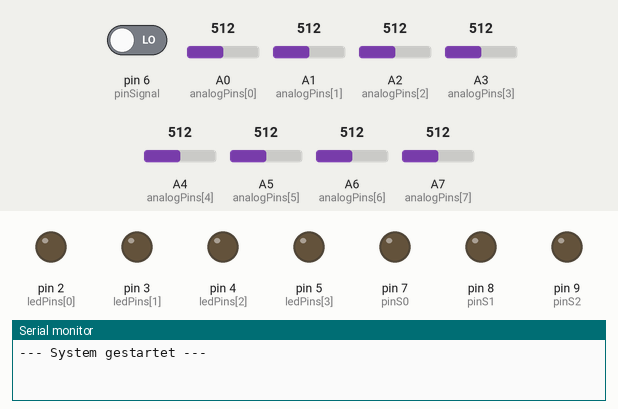
Simulated run of this sketch. Board: Arduino Nano, built with avr-gcc and run on an emulated ATmega328P. Parts: output pins drawn as LEDs (lit = HIGH), the last lines printed to the serial monitor. Inputs (shaded band) come from the test bench; at power-on: pin 6 (pinSignal) LOW, A0 (analogPins[0]) = 512, A1 (analogPins[1]) = 512, A2 (analogPins[2]) = 512, A3 (analogPins[3]) = 512, A4 (analogPins[4]) = 512, A5 (analogPins[5]) = 512, A6 (analogPins[6]) = 512, A7 (analogPins[7]) = 512.

Above: at 0.1 s.
At 1.1 s:
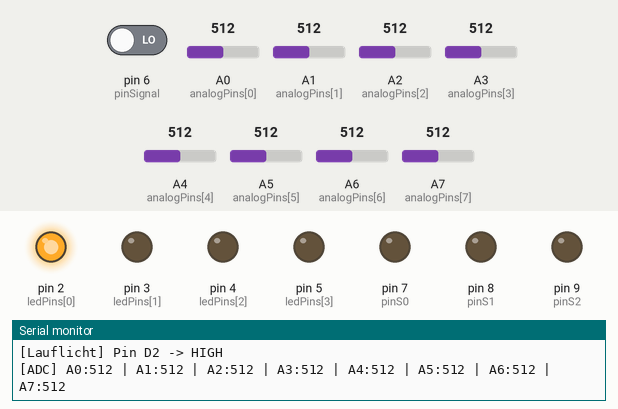
At 9.1 s:
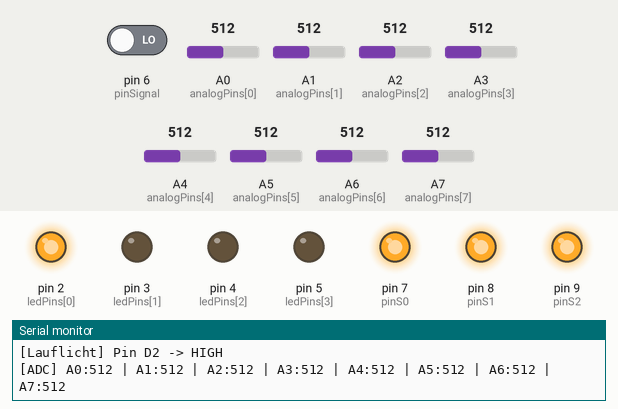
At 15.1 s:
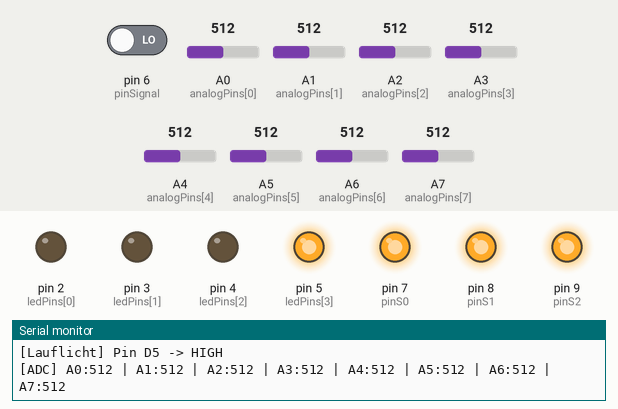
At 19.1 s:
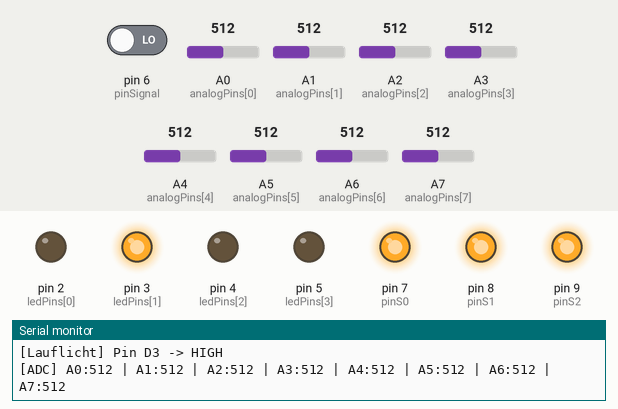
At 37.2 s:
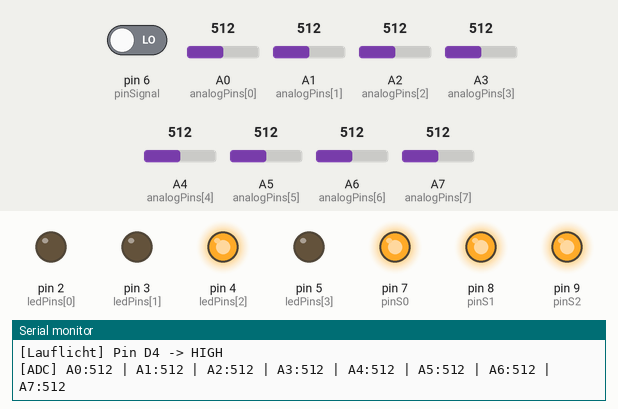
Timing chart, 0 to 40.0 s (numbered marks = the images above):
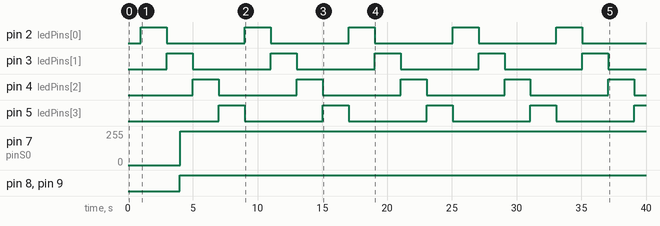

The sketch:

arduino_regler_test.ino
```cpp
// ==========================================
// 1. Definitionen: Lauflicht (D2 bis D5)
// ==========================================
const int ledPins[] = {2, 3, 4, 5};
const int numLedPins = sizeof(ledPins) / sizeof(ledPins[0]);
const unsigned long ledStepInterval = 500; // ms pro Schritt
unsigned long prevLedMillis = 0;
int currentLedStep = 0; // Verwaltet den Zustand im Lauflicht-Ablauf

// ==========================================
// 2. Definitionen: ADC-Logger (A0 bis A7)
// ==========================================
const uint8_t analogPins[] = {A0, A1, A2, A3, A4, A5, A6, A7};
const uint8_t numAnalogPins = sizeof(analogPins) / sizeof(analogPins[0]);
const unsigned long adcInterval = 500; // ms zwischen ADC-Messungen
unsigned long prevAdcMillis = 0;

// ==========================================
// 3. Definitionen: Multiplexer 74HC4051
// ==========================================
const uint8_t pinS0 = 7;
const uint8_t pinS1 = 8;
const uint8_t pinS2 = 9;
const uint8_t pinSignal = 6;
const unsigned long muxInterval = 1500; // ms zwischen Mux-Abfragen
unsigned long prevMuxMillis = 0;

void selectMuxChannel(uint8_t channel) {
  digitalWrite(pinS0, bitRead(channel, 0));
  digitalWrite(pinS1, bitRead(channel, 1));
  digitalWrite(pinS2, bitRead(channel, 2));
}

void setup() {
  Serial.begin(115200);
  while (!Serial) {
    ; // Warten auf Verbindung (falls erforderlich)
  }

  // Setup Lauflicht
  for (int i = 0; i < numLedPins; i++) {
    pinMode(ledPins[i], OUTPUT);
    digitalWrite(ledPins[i], LOW);
  }

  // Setup Multiplexer
  pinMode(pinS0, OUTPUT);
  pinMode(pinS1, OUTPUT);
  pinMode(pinS2, OUTPUT);
  pinMode(pinSignal, INPUT);

  Serial.println("--- System gestartet ---");
}

void loop() {
  unsigned long currentMillis = millis();

  // ==========================================
  // Task 1: Lauflicht (D2 - D5)
  // ==========================================
  if (currentMillis - prevLedMillis >= ledStepInterval) {
    prevLedMillis = currentMillis;

    // Vorherigen Pin ausschalten
    int previousStep = (currentLedStep == 0) ? (numLedPins - 1) : (currentLedStep - 1);
    digitalWrite(ledPins[previousStep], LOW);

    // Aktuellen Pin einschalten
    digitalWrite(ledPins[currentLedStep], HIGH);
    Serial.print("[Lauflicht] Pin D");
    Serial.print(ledPins[currentLedStep]);
    Serial.println(" -> HIGH");

    // Index für den nächsten Durchlauf erhöhen
    currentLedStep = (currentLedStep + 1) % numLedPins;
  }

  // ==========================================
  // Task 2: ADC-Logger (A0 - A7)
  // ==========================================
  if (currentMillis - prevAdcMillis >= adcInterval) {
    prevAdcMillis = currentMillis;

    Serial.print("[ADC] ");
    for (uint8_t i = 0; i < numAnalogPins; i++) {
      Serial.print("A");
      Serial.print(i);
      Serial.print(":");
      Serial.print(analogRead(analogPins[i]));
      if (i < numAnalogPins - 1) {
        Serial.print(" | ");
      }
    }
    Serial.println();
    delay(1000);
  }

  // ==========================================
  // Task 3: Multiplexer (74HC4051)
  // ==========================================
  if (currentMillis - prevMuxMillis >= muxInterval) {
    prevMuxMillis = currentMillis;

    Serial.print("[MUX] Kanäle: ");
    for (uint8_t ch = 0; ch < 8; ch++) {
      selectMuxChannel(ch);
      delayMicroseconds(5); // Kurze Einschwingzeit

      int status = digitalRead(pinSignal);
      Serial.print("CH");
      Serial.print(ch);
      Serial.print("=");
      Serial.print(status);
      if (ch < 7) {
        Serial.print(" | ");
      }
    }
    Serial.println();
  }
  delay(1000);
}
```

Measured:
- by itself, pin 2 (ledPins[0]), pin 3 (ledPins[1]), pin 4 (ledPins[2]), pin 5 (ledPins[3]): alternates HIGH for 2.0 s and LOW for 6.0 s
- by itself, pin 7 (pinS0): 0/255 → 255/255 at 4.0 s
- by itself, pin 8 (pinS1), pin 9 (pinS2): LOW → HIGH at 4.0 s
